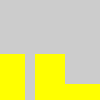
Frame 1 (no input)
Frame 2 (the mouse pressed at the canvas centre, redrawn once): identical to frame 1, image omitted

The Processing sketch that drew this single still picture (run headless with seeded random() and noise(); the mouse was pressed at the canvas centre and the sketch redrawn once):

// Processing sketch: exercise_21_1
// ── exercise_21_1.pde
//Write a function to draw a shape to the screen multiple times, each at a 
// different position.
void setup() { 
  size(100, 100); 
  noStroke(); 
  smooth(); 
  noLoop();
}

void draw() { 
   block (50, 14);// position of shape on screen
 block (10, 14);
  block (0, 14);
  block(90, 44); 
  block(70, 44);
}
            
            void block(int x, int y) {// dictates the form and fill of the shape
          
              fill (255,255,0);
              rect (x-15,y+40, 30,60);
}
